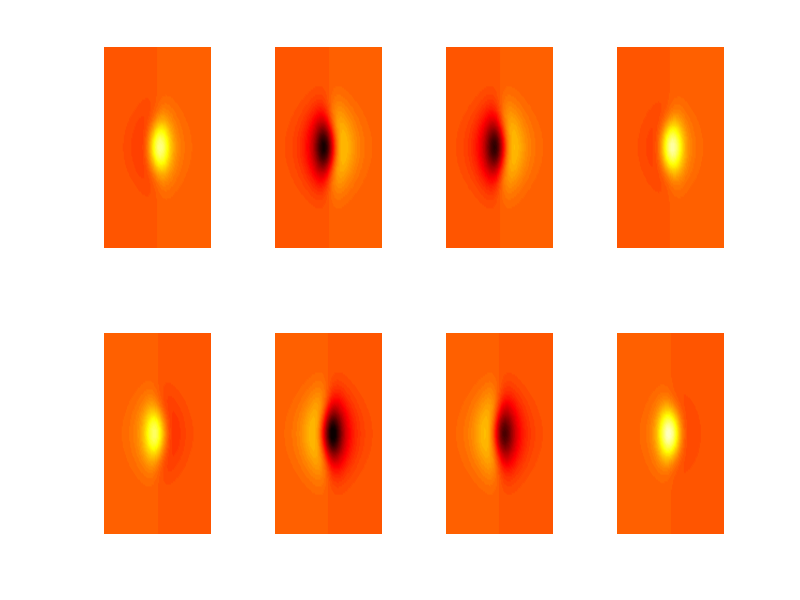

The MATLAB source for this figure: (Note: this script raises an error after producing the figure.)
% This code requires the parafac() function from the N-way Toolbox,
% available at https://www.mathworks.com/matlabcentral/fileexchange/1088-the-n-way-toolbox
% Download and unzip nway320_exchange into the UTILS directory

clear all; close all; clc

addpath(fullfile('..','UTILS','nway320_exchange'));

% A=randn(10,10,10);
% model=parafac(A,3);
% [A1,A2,A3]=fac2let(model)


x=-5:0.1:5; y=-6:0.1:6; t=0:0.1:10*pi;
[X,Y,T]=meshgrid(x,y,t);
A=exp(-(X.^2+0.5*Y.^2)).*(cos(2*T))+ ...
    (sech(X).*tanh(X).*exp(-0.2*Y.^2)).*sin(T);

for j=1:length(t)
  pcolor(x,y,A(:,:,j)), shading interp, caxis([-1 1]), drawnow
end

figure(1)
for j=1:8
  subplot(2,4,j)
  pcolor(x,y,A(:,:,8*j-3)), colormap(hot), shading interp, caxis([-1 1]), axis off
end


figure(2)
model=parafac(A,2);
[A1,A2,A3]=fac2let(model);
subplot(3,1,1), plot(y,A1,'Linewidth',[2])
subplot(3,1,2), plot(x,A2,'Linewidth',[2])
subplot(3,1,3), plot(t,A3,'Linewidth',[2])

subplot(3,1,1), set(gca,'Xtick',[-6 0 6],'Fontsize',[15])
subplot(3,1,2), set(gca,'Xtick',[-5 0 5],'Fontsize',[15])
subplot(3,1,3), set(gca,'Xlim',[0 10*pi],'Xtick',[0 5*pi 10*pi],'Xticklabels',{'0','5\pi','10\pi'},'Fontsize',[15])




